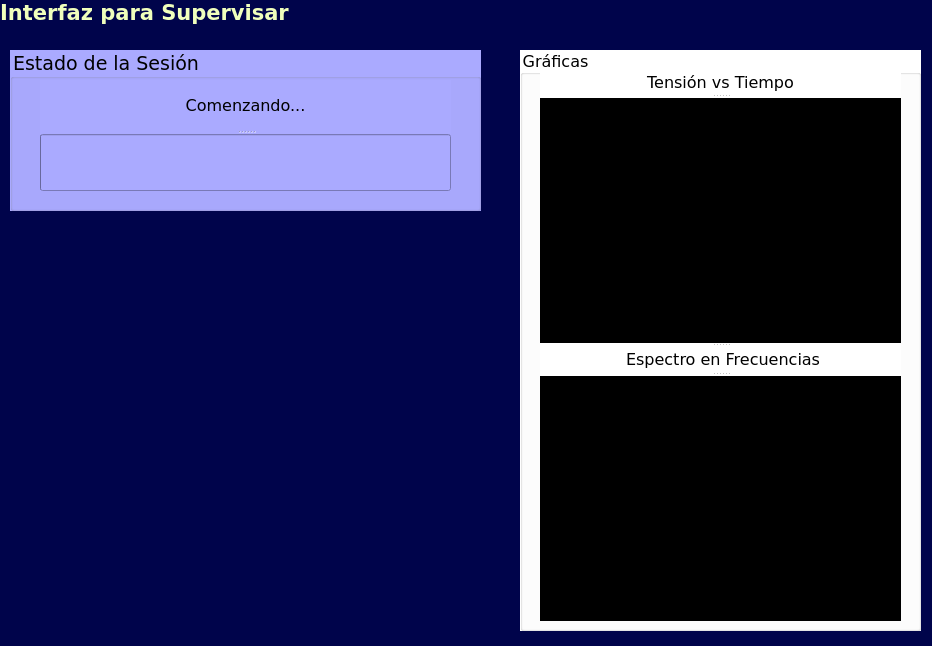
<?xml version="1.0" encoding="UTF-8"?>
<ui version="4.0">
 <class>Dialog</class>
 <widget class="QDialog" name="Dialog">
  <property name="geometry">
   <rect>
    <x>0</x>
    <y>0</y>
    <width>932</width>
    <height>646</height>
   </rect>
  </property>
  <property name="windowTitle">
   <string>Interfaz Supervisión</string>
  </property>
  <property name="windowIcon">
   <iconset>
    <normaloff>5845e608fb0b0755fa99d7e7 (2).png</normaloff>5845e608fb0b0755fa99d7e7 (2).png</iconset>
  </property>
  <property name="styleSheet">
   <string notr="true">background-color: rgb(0, 4, 75);</string>
  </property>
  <widget class="QLabel" name="label_orden_5">
   <property name="geometry">
    <rect>
     <x>160</x>
     <y>370</y>
     <width>150</width>
     <height>173</height>
    </rect>
   </property>
   <property name="font">
    <font>
     <family>Verdana</family>
     <pointsize>12</pointsize>
    </font>
   </property>
   <property name="styleSheet">
    <string notr="true">color: rgb(240, 255, 188);</string>
   </property>
   <property name="text">
    <string/>
   </property>
   <property name="pixmap">
    <pixmap>5845e608fb0b0755fa99d7e7 (2).png</pixmap>
   </property>
   <property name="alignment">
    <set>Qt::AlignCenter</set>
   </property>
  </widget>
  <widget class="QLabel" name="label_orden_6">
   <property name="geometry">
    <rect>
     <x>0</x>
     <y>0</y>
     <width>289</width>
     <height>25</height>
    </rect>
   </property>
   <property name="font">
    <font>
     <family>Verdana</family>
     <pointsize>16</pointsize>
     <weight>75</weight>
     <bold>true</bold>
    </font>
   </property>
   <property name="styleSheet">
    <string notr="true">color: rgb(240, 255, 188);</string>
   </property>
   <property name="text">
    <string>Interfaz para Supervisar</string>
   </property>
   <property name="alignment">
    <set>Qt::AlignCenter</set>
   </property>
  </widget>
  <widget class="QGroupBox" name="groupBox">
   <property name="geometry">
    <rect>
     <x>520</x>
     <y>50</y>
     <width>401</width>
     <height>581</height>
    </rect>
   </property>
   <property name="font">
    <font>
     <family>Verdana</family>
     <pointsize>12</pointsize>
    </font>
   </property>
   <property name="styleSheet">
    <string notr="true">color: rgb(0, 0, 0);
background-color: rgb(255, 255, 255);</string>
   </property>
   <property name="title">
    <string>Gráficas</string>
   </property>
   <widget class="QSplitter" name="splitter">
    <property name="geometry">
     <rect>
      <x>20</x>
      <y>20</y>
      <width>361</width>
      <height>551</height>
     </rect>
    </property>
    <property name="orientation">
     <enum>Qt::Vertical</enum>
    </property>
    <widget class="QLabel" name="label_orden_3">
     <property name="font">
      <font>
       <family>Verdana</family>
       <pointsize>12</pointsize>
      </font>
     </property>
     <property name="styleSheet">
      <string notr="true">color: rgb(0, 0, 0);</string>
     </property>
     <property name="text">
      <string>Tensión vs Tiempo</string>
     </property>
     <property name="alignment">
      <set>Qt::AlignCenter</set>
     </property>
    </widget>
    <widget class="PlotWidget" name="graphicsView">
     <property name="styleSheet">
      <string notr="true">background-color: rgb(0, 0, 0);</string>
     </property>
    </widget>
    <widget class="QLabel" name="label_orden_4">
     <property name="font">
      <font>
       <family>Verdana</family>
       <pointsize>12</pointsize>
      </font>
     </property>
     <property name="styleSheet">
      <string notr="true">color: rgb(240, 255, 188);
color: rgb(0, 0, 0);</string>
     </property>
     <property name="text">
      <string> Espectro en Frecuencias</string>
     </property>
     <property name="alignment">
      <set>Qt::AlignCenter</set>
     </property>
    </widget>
    <widget class="PlotWidget" name="graphicsView_2">
     <property name="styleSheet">
      <string notr="true">background-color: rgb(0, 0, 0);</string>
     </property>
    </widget>
   </widget>
  </widget>
  <widget class="QGroupBox" name="groupBox_2">
   <property name="geometry">
    <rect>
     <x>10</x>
     <y>50</y>
     <width>471</width>
     <height>161</height>
    </rect>
   </property>
   <property name="font">
    <font>
     <family>Verdana</family>
     <pointsize>14</pointsize>
    </font>
   </property>
   <property name="styleSheet">
    <string notr="true">
background-color: rgb(170, 170, 255);</string>
   </property>
   <property name="title">
    <string>Estado de la Sesión</string>
   </property>
   <widget class="QSplitter" name="splitter_2">
    <property name="geometry">
     <rect>
      <x>30</x>
      <y>30</y>
      <width>411</width>
      <height>111</height>
     </rect>
    </property>
    <property name="orientation">
     <enum>Qt::Vertical</enum>
    </property>
    <widget class="QLabel" name="label_orden">
     <property name="font">
      <font>
       <family>Verdana</family>
       <pointsize>12</pointsize>
      </font>
     </property>
     <property name="styleSheet">
      <string notr="true">color: rgb(0, 0, 0);</string>
     </property>
     <property name="text">
      <string>Comenzando...</string>
     </property>
     <property name="alignment">
      <set>Qt::AlignCenter</set>
     </property>
    </widget>
    <widget class="QProgressBar" name="progressBar">
     <property name="styleSheet">
      <string notr="true">QProgressBar::chunk{background-color: rgb(255, 170, 0)}
border-color: rgb(0, 0, 0);
</string>
     </property>
     <property name="value">
      <number>0</number>
     </property>
     <property name="textVisible">
      <bool>false</bool>
     </property>
     <property name="format">
      <string/>
     </property>
    </widget>
   </widget>
  </widget>
  <widget class="QLabel" name="label_accion">
   <property name="geometry">
    <rect>
     <x>81</x>
     <y>325</y>
     <width>16</width>
     <height>25</height>
    </rect>
   </property>
   <property name="font">
    <font>
     <family>Verdana</family>
     <pointsize>16</pointsize>
     <weight>75</weight>
     <bold>true</bold>
    </font>
   </property>
   <property name="styleSheet">
    <string notr="true">color: rgb(255, 255, 255);</string>
   </property>
   <property name="text">
    <string/>
   </property>
   <property name="alignment">
    <set>Qt::AlignCenter</set>
   </property>
  </widget>
 </widget>
 <customwidgets>
  <customwidget>
   <class>PlotWidget</class>
   <extends>QGraphicsView</extends>
   <header>pyqtgraph</header>
  </customwidget>
 </customwidgets>
 <resources/>
 <connections/>
</ui>
